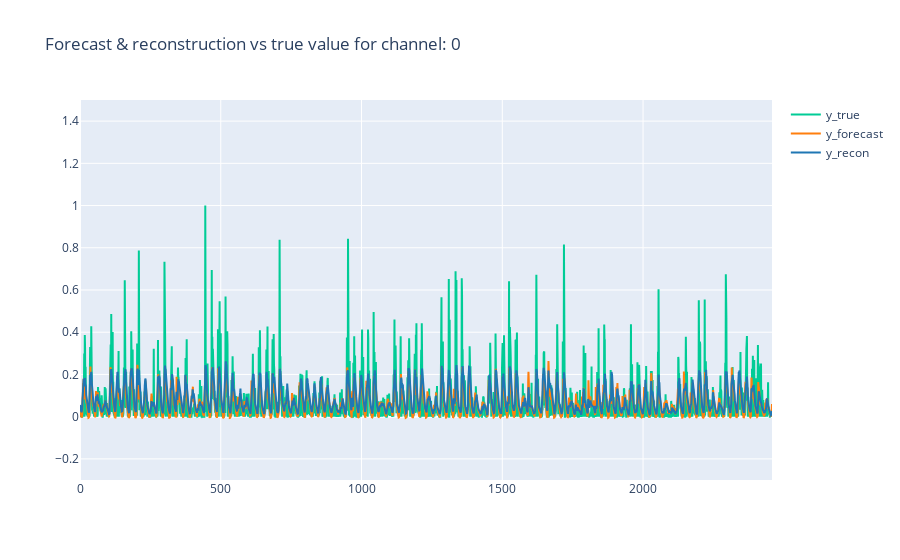
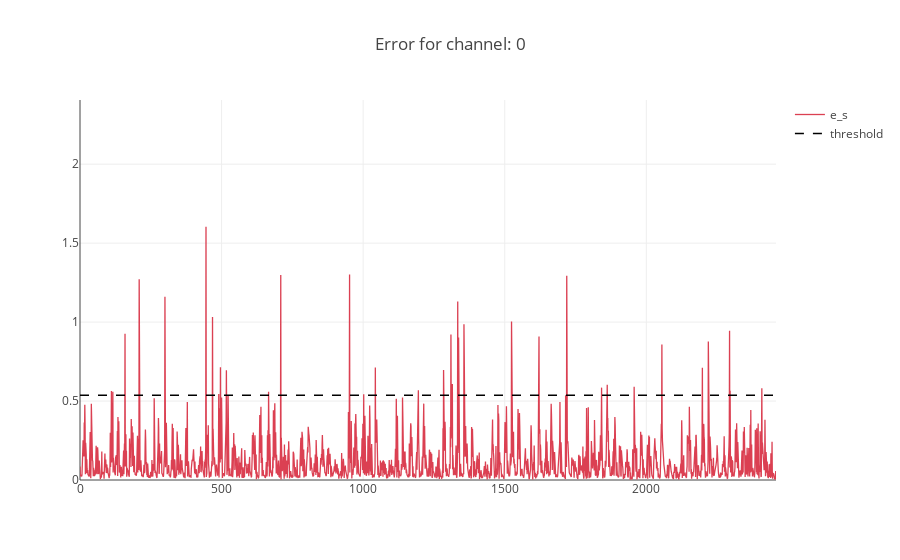

These figures' notebook cell, in order:
### Markdown cell above
## Interactive plot with the next threshold

### Code cell
#plotter.data['Pred_Anomaly'] = pred_anom_adjusted
plotter.data['threshold'] = epsilons
plotter.data['Pred_Anomaly'] = pred_anom_adjusted
plotter.data['Tot_A_Score'] = test_scores

start, end = None, None
plotter.plot_channel(channel=0, show_tot_err=False, start=start, end=end)

### Figure 1 — Plotly figure (JSON) as saved in the notebook; plotly's stock layout.template omitted (floating-point values rounded to 4 significant figures; data arrays with more than 128 entries replaced by an {"elided": "..."} marker saying what was removed)
{"data": [{"line": {"color": "rgb(0, 204, 150, 0.5)"}, "name": "y_true", "type": "scatter", "x": {"elided": "2459 int values"}, "y": {"elided": "2459 float values"}}, {"line": {"color": "rgb(255, 127, 14, 1)"}, "name": "y_forecast", "type": "scatter", "x": {"elided": "2459 int values"}, "y": {"elided": "2459 float values"}}, {"line": {"color": "rgb(31, 119, 180, 1)"}, "name": "y_recon", "type": "scatter", "x": {"elided": "2459 int values"}, "y": {"elided": "2459 float values"}}], "layout": {"showlegend": true, "title": {"text": "Forecast & reconstruction vs true value for channel: 0 "}, "yaxis": {"range": [-0.3, 1.5]}}}

### Figure 2 — Plotly figure (JSON) as saved in the notebook; plotly's stock layout.template omitted (floating-point values rounded to 4 significant figures; data arrays with more than 128 entries replaced by an {"elided": "..."} marker saying what was removed)
{"data": [{"line": {"color": "rgba(219, 64, 82, 1.0)", "shape": "linear", "width": 1.3}, "mode": "lines", "name": "e_s", "text": "", "type": "scatter", "x": {"elided": "2459 int values"}, "y": {"elided": "2459 float values"}}, {"line": {"color": "rgba(0, 0, 0, 1.0)", "dash": "dash", "shape": "linear", "width": 1.3}, "mode": "lines", "name": "threshold", "text": "", "type": "scatter", "x": {"elided": "2459 int values"}, "y": {"elided": "2459 float values"}}], "layout": {"shapes": [], "title": "Error for channel: 0", "yaxis": {"range": [0, 2.407]}}}
